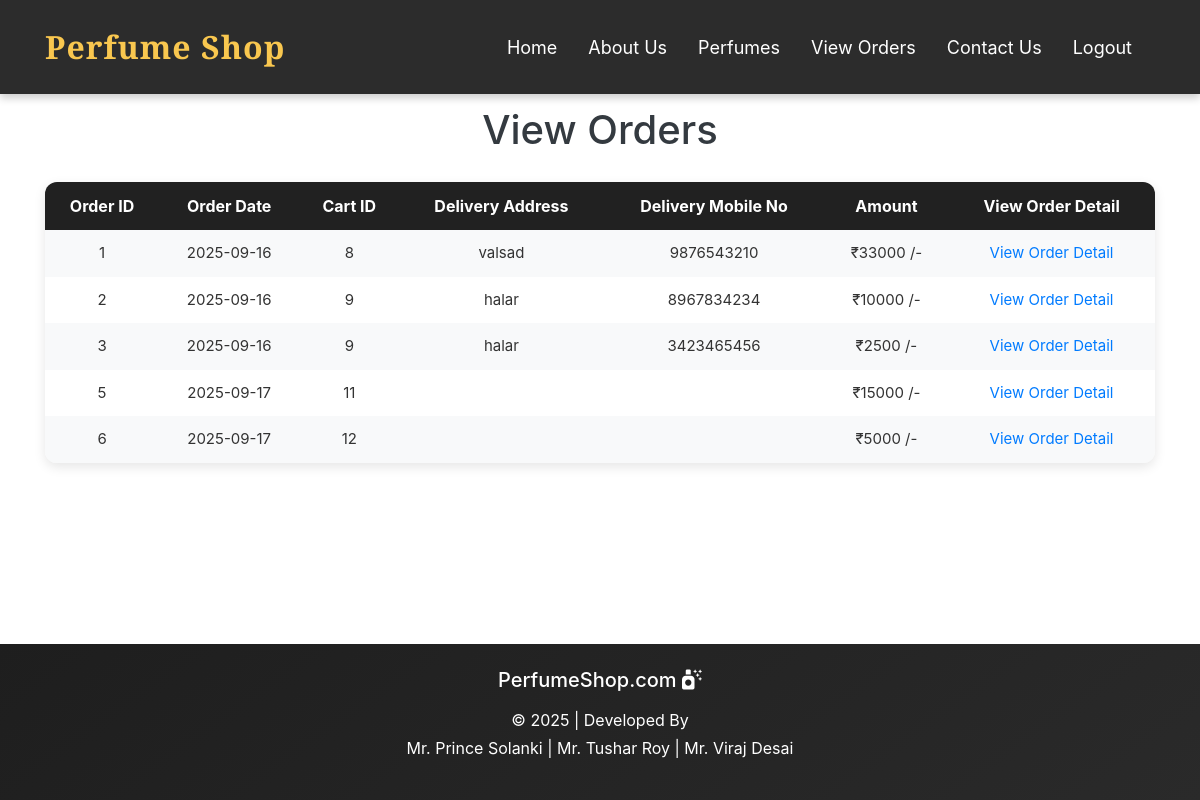
/cust_view_orders.php (signed in), run on the app's committed database.
### tables this page shows
CREATE TABLE IF NOT EXISTS `order_detail` (
  `order_id` int(10) NOT NULL,
  `order_date` date NOT NULL,
  `cart_id` int(10) NOT NULL,
  `customer_id` int(10) NOT NULL,
  `order_address` varchar(200) NOT NULL,
  `order_mobile` varchar(10) NOT NULL,
  `order_amount` int(10) NOT NULL,
  PRIMARY KEY (`order_id`)
);

### cust_view_orders.php (the view, shortened to what this page needs)
<?php
include("header.php");
include("connect.php");
?>
<div class="page-content">
  <div class="container">
    <div class="row">
      <div class="col-md-12 text-center mt-3 text-dark">
        <h1>View Orders</h1>
      </div>
    </div>
    <?php
    $custid = $_SESSION["custid"];
    $res3=mysqli_query($con,"select * from order_detail where Customer_id = '$custid'");
    if(mysqli_num_rows($res3)>0)
    {
      echo "
      <table class='custom-table'>
        <tr>
          <th>Order ID</th>
          <th>Order Date</th>
          <th>Cart ID</th>
          <th>Delivery Address</th>
          <th>Delivery Mobile No</th>
          <th>Amount</th>
          <th>View Order Detail</th>
        </tr>";
      while($r3=mysqli_fetch_array($res3))
      {
        echo "<tr>";
        echo "<td>$r3[0]</td>";
        echo "<td>$r3[1]</td>";
        echo "<td>$r3[2]</td>";
        echo "<td>$r3[4]</td>";
        echo "<td>$r3[5]</td>";
        echo "<td>&#8377;$r3[6] /-</td>";
        echo "<td><a href='cust_view_order_detail.php?cid=$r3[2]'>View Order Detail</a></td>";
        echo "</tr>";
      }
      echo "</table>";
    }
    else
    {
      echo "<h3 class='text-center text-dark mt-4'>Oops.. No Orders Yet</h3>";
    }
    ?>
  </div>
</div>
<?php
include("footer.php");
?>

### header.php (style rules this page uses)
body { margin: 0; padding: 0; }

### cust_view_orders.php (style rules this page uses)
html, body { height: 100%; margin: 0; }
body { display: flex; flex-direction: column; min-height: 100vh; }
.page-content { flex: 1; }
.custom-table { border-collapse: separate; border-spacing: 0; width: 100%; border-radius: 12px; overflow: hidden; box-shadow: 0 4px 12px rgba(0,0,0,0.1); background: white; margin-top: 20px; }
.custom-table th { background-color: #212121; color: white; padding: 12px; text-align: center; font-size: 16px; }
.custom-table td { padding: 12px; text-align: center; font-size: 15px; color: #333; }
.custom-table tr:nth-child(even) { background-color: #f8f9fa; }

### data on the page
order_detail: order_id "1", order_date "2025-09-16", cart "8", order_address "valsad", order_mobile "9876543210", order_amount "33000"
order_detail: order_id "2", order_date "2025-09-16", cart "9", order_address "halar", order_mobile "8967834234", order_amount "10000"
order_detail: order_id "3", order_date "2025-09-16", cart "9", order_address "halar", order_mobile "3423465456", order_amount "2500"
order_detail: order_id "5", order_date "2025-09-17", cart "11", order_amount "15000"
order_detail: order_id "6", order_date "2025-09-17", cart "12", order_amount "5000"
